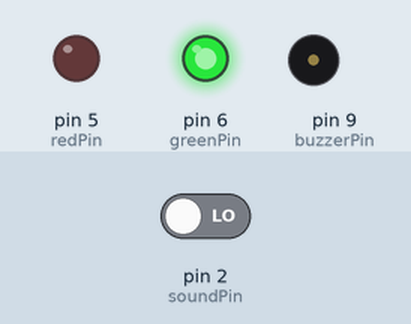
A sketch run on a simulated Arduino Uno, built with avr-gcc and run on an emulated ATmega328P. Parts: output pins drawn as LEDs (lit = HIGH), buzzer (waves = sounding). The test bench sets the inputs (shaded band); at power-on: pin 2 (soundPin) LOW.

Above: at 1.2 s.
1.3 s: pin 2 (soundPin) driven HIGH
At 2.9 s:
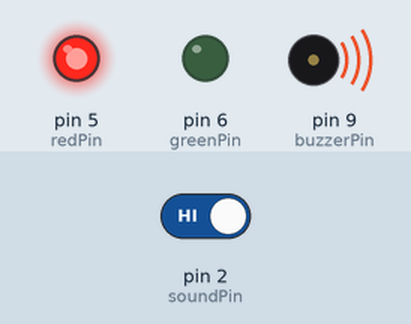
4.3 s: pin 2 (soundPin) driven LOW
At 5.55 s:
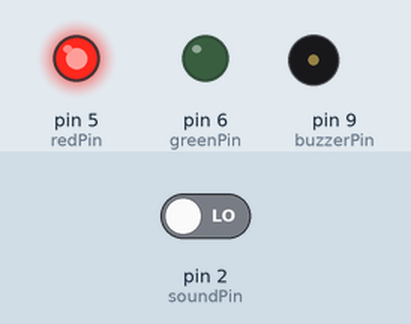
Timing chart, 0 to 7.3 s (numbered marks = the images above; inputs shaded):
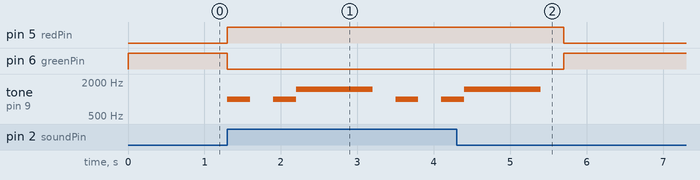

Measured:
- after the input at 1.3 s, pin 5 (redPin): LOW → HIGH at once; pin 6 (greenPin): HIGH → LOW at once; tone on pin 9 (buzzerPin): plays 1000 Hz for 0.30 s, 1000 Hz for 0.30 s, 1500 Hz for 1.0 s, 1000 Hz for 0.30 s, 1000 Hz for 0.20 s, starting at once
- after the input at 4.3 s, pin 5 (redPin): HIGH → LOW after 1.4 s; pin 6 (greenPin): LOW → HIGH after 1.4 s; tone on pin 9 (buzzerPin): goes on until 5.4 s, then stays silent

The sketch:

sound_activated_light.ino
```cpp
/*
  Project 05: Sound-Activated Security Light

  Components: Sound sensor DO (pin 2), Red LED (pin 5), Green LED (pin 6),
              Passive buzzer (pin 9)
*/

const int soundPin  = 2;
const int redPin    = 5;
const int greenPin  = 6;
const int buzzerPin = 9;

unsigned long lastClapTime = 0;
int clapCount = 0;
const unsigned long clapWindow = 1000;   // ms allowed between two claps

void setup() {
  pinMode(soundPin, INPUT);
  pinMode(redPin, OUTPUT);
  pinMode(greenPin, OUTPUT);
  pinMode(buzzerPin, OUTPUT);
  setSafeState();
}

void loop() {
  bool soundDetected = (digitalRead(soundPin) == HIGH);

  if (soundDetected) {
    unsigned long now = millis();

    if (now - lastClapTime <= clapWindow) {
      clapCount++;              // second clap arrived in time
    } else {
      clapCount = 1;            // too slow — start counting again
    }
    lastClapTime = now;

    triggerAlarm();

    if (clapCount >= 2) {
      tone(buzzerPin, 1500, 1000);   // double-clap: extended alert
      delay(1000);
      clapCount = 0;
    }

    delay(300);                 // debounce — one clap rings for a while
  } else {
    setSafeState();
  }
}

void triggerAlarm() {
  digitalWrite(greenPin, LOW);
  digitalWrite(redPin, HIGH);
  tone(buzzerPin, 1000, 300);
  delay(300);
}

void setSafeState() {
  digitalWrite(redPin, LOW);
  digitalWrite(greenPin, HIGH);
  noTone(buzzerPin);
}
```
